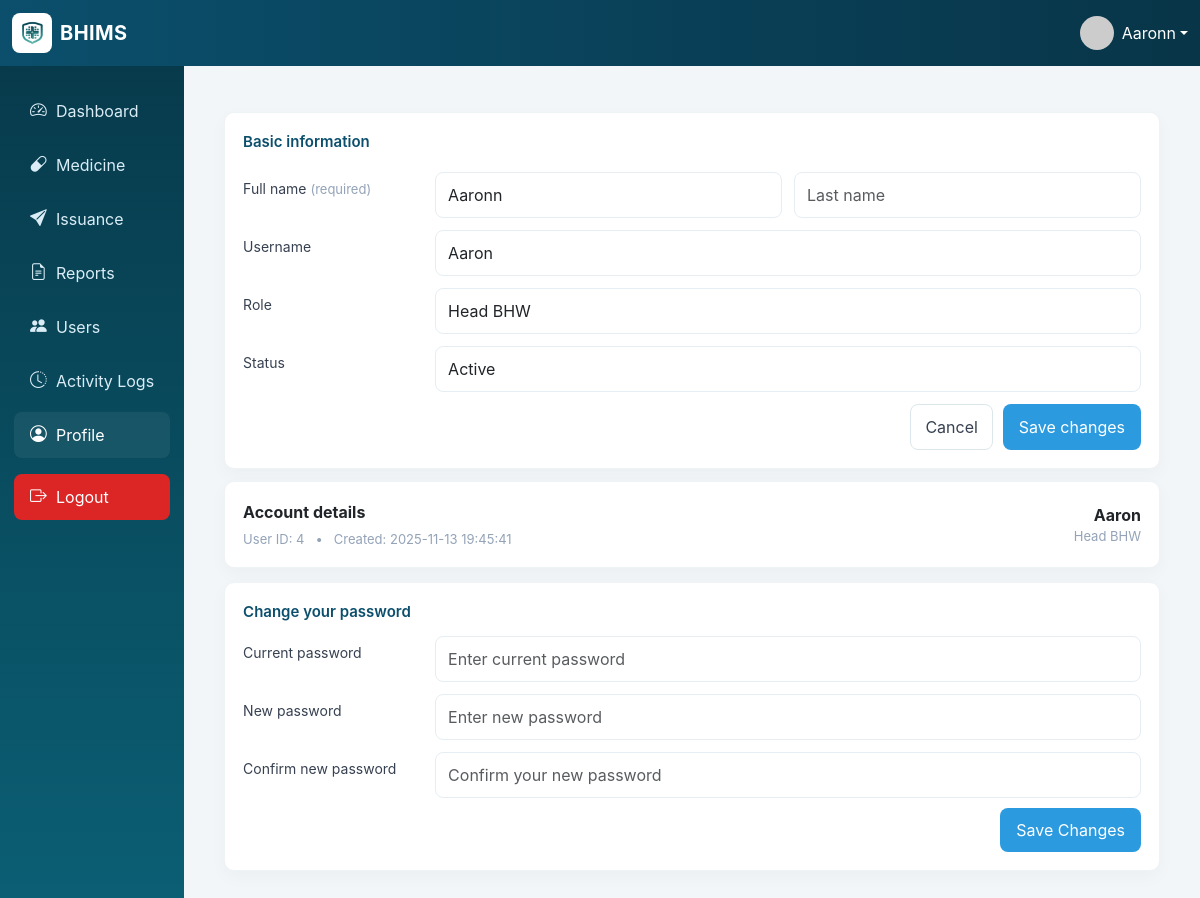
Screenshot of /profile.php (signed in) with the database file from the repository.
### tables this page shows
CREATE TABLE `users` (
  `user_id` int(11) NOT NULL,
  `name` varchar(255) NOT NULL,
  `username` varchar(100) NOT NULL,
  `password` varchar(255) NOT NULL,
  `role` enum('Head BHW','BHW') NOT NULL DEFAULT 'BHW',
  `status` enum('Active','Inactive') NOT NULL DEFAULT 'Active',
  `date_created` datetime DEFAULT current_timestamp()
);

### profile.php (the view, shortened to what this page needs)
<?php
require_once 'header.php';
require_once 'functions.php';
$current_user_id = $_SESSION['user_id'];
$current_role = $_SESSION['role'] ?? 'BHW';
$stmt = $mysqli->prepare('SELECT user_id, name, username, role, status, date_created, password FROM users WHERE user_id = ? LIMIT 1');
$stmt->bind_param('i', $current_user_id);
$stmt->execute();
$user = $stmt->get_result()->fetch_assoc();
$first_name = '';
$last_name = '';
if (!empty($user['name'])) {
    $parts = preg_split('/\s+/', trim($user['name']));
    if (count($parts) === 1) {
        $first_name = $parts[0];
    } else {
        $last_name = array_pop($parts);
        $first_name = implode(' ', $parts);
    }
}
?>
<link rel="stylesheet" href="/assets/css/style.css">
<div class="profile-wrap">
  <div class="card" style="margin-top:16px;">
    <div class="card-title">Basic information</div>
    <form method="post" style="margin-top:6px;">
      <div class="form-row" style="margin-bottom:12px;">
        <div class="label-col">Full name <span class="small-muted">(required)</span></div>
        <div class="input-col">
          <div class="split-name">
            <input name="first_name" class="form-control" placeholder="First name" value="<?php echo htmlspecialchars($first_name) ?>">
            <input name="last_name" class="form-control" placeholder="Last name" value="<?php echo htmlspecialchars($last_name) ?>">
          </div>
        </div>
      </div>
      <div class="form-row" style="margin-bottom:12px;">
        <div class="label-col">Username</div>
        <div class="input-col">
          <?php if ($current_role === 'Head BHW'): ?>
            <input name="username" class="form-control" value="<?php echo htmlspecialchars($user['username']) ?>">
          <?php else: ?>
            <input class="form-control" value="<?php echo htmlspecialchars($user['username']) ?>" disabled>
          <?php endif; ?>
        </div>
      </div>
      <div class="form-row" style="margin-bottom:12px;">
        <div class="label-col">Role</div>
        <div class="input-col">
          <?php if ($current_role === 'Head BHW'): ?>
            <select name="role" class="form-control">
              <option value="Head BHW" <?php if ($user['role']==='Head BHW') echo 'selected'; ?>>Head BHW</option>
            </select>
          <?php else: ?>
            <input class="form-control" value="<?php echo htmlspecialchars($user['role']) ?>" disabled>
          <?php endif; ?>
        </div>
      </div>
      <div class="form-row" style="margin-bottom:6px;">
        <div class="label-col">Status</div>
        <div class="input-col">
          <?php if ($current_role === 'Head BHW'): ?>
            <select name="status" class="form-control">
              <option value="Active" <?php if ($user['status']==='Active') echo 'selected'; ?>>Active</option>
            </select>
          <?php else: ?>
            <input class="form-control" value="<?php echo htmlspecialchars($user['status']) ?>" disabled>
          <?php endif; ?>
        </div>
      </div>
      <div style="display:flex; justify-content:flex-end; margin-top:12px; gap:10px;">
        <button type="button" class="btn-ghost" onclick="location.reload();">Cancel</button>
        <?php if ($current_role === 'Head BHW'): ?>
          <button type="submit" name="update_profile" class="btn-primary">Save changes</button>
        <?php else: ?>
          <button type="button" class="btn-primary" disabled>Save changes</button>
        <?php endif; ?>
      </div>
    </form>
  </div>
  <div style="margin-top:12px;">
    <div class="card">
      <div style="display:flex; justify-content:space-between; align-items:center;">
        <div>
          <div style="font-weight:700;">Account details</div>
          <div class="small-muted" style="margin-top:6px;">
            User ID: <?php echo (int)$user['user_id'] ?> &nbsp; • &nbsp; Created: <?php echo htmlspecialchars($user['date_created']) ?>
          </div>
        </div>
        <div style="text-align:right;">
          <div><strong><?php echo htmlspecialchars($user['username']) ?></strong></div>
          <div class="small-muted"><?php echo htmlspecialchars($user['role']) ?></div>
        </div>
      </div>
    </div>
  </div>
  <div class="card" style="margin-top:14px;">
    <div class="card-title">Change your password</div>
    <div style="display:flex; gap:18px; align-items:flex-start; flex-wrap:wrap;">
      <form method="post" style="flex:1 1 60%; min-width:320px;">
        <div class="form-row" style="margin-bottom:12px;">
          <div class="label-col">Current password</div>
          <div class="input-col"><input class="form-control" type="password" name="current_password" placeholder="Enter current password" required></div>
        </div>
        <div class="form-row" style="margin-bottom:12px;">
          <div class="label-col">New password</div>
          <div class="input-col"><input id="new_password" class="form-control" type="password" name="new_password" placeholder="Enter new password" required></div>
        </div>
        <div class="form-row" style="margin-bottom:6px;">
          <div class="label-col">Confirm new password</div>
          <div class="input-col"><input id="confirm_password" class="form-control" type="password" name="confirm_password" placeholder="Confirm your new password" required></div>
        </div>
        <div style="display:flex; justify-content:flex-end; margin-top:10px;">
          <button type="submit" name="change_pass" class="btn-primary">Save Changes</button>
        </div>
      </form>
    </div>
  </div>
</div>

### assets/css/style.css (style rules this page uses)
body { font-family: "Inter", system-ui, -apple-system, "Segoe UI", Roboto, "Helvetica Neue", Arial; background: #f3f6f9; color: #263238; }

### profile.php (style rules this page uses)
.profile-wrap { max-width:1100px; margin:18px auto; padding:0 12px; }
.card { background:#fff; border-radius:10px; padding:18px; border:1px solid #eef3f6; box-shadow:0 6px 18px rgba(12,17,25,0.03); }
.card-title { font-weight:600; font-size:15px; color:#0b4f6c; margin-bottom:12px; }
.form-row { display:flex; gap:12px; align-items:stretch; }
.label-col { width:180px; padding-top:6px; color:#374151; font-size:14px; }
.input-col { flex:1; }
.form-control { width:100%; padding:10px 12px; border:1px solid #e6eef3; border-radius:8px; background:#fff; box-sizing:border-box; }
.btn-primary { background:#2b9adf; color:#fff; border:0; padding:10px 16px; border-radius:8px; cursor:pointer; }
.btn-ghost { background:transparent; border:1px solid #dbe7eb; padding:10px 14px; border-radius:8px; cursor:pointer; color:#374151; }
.split-name { display:flex; gap:12px; }
.small-muted { color:#94a3b8; font-size:13px; }

### rows the page displays
users: first_name "Aaronn", username "Aaron", role "Head BHW", status "Active", user_id "4", date_created "2025-11-13 19:45:41"

### other values shown
$current_user_name "Aaronn"
